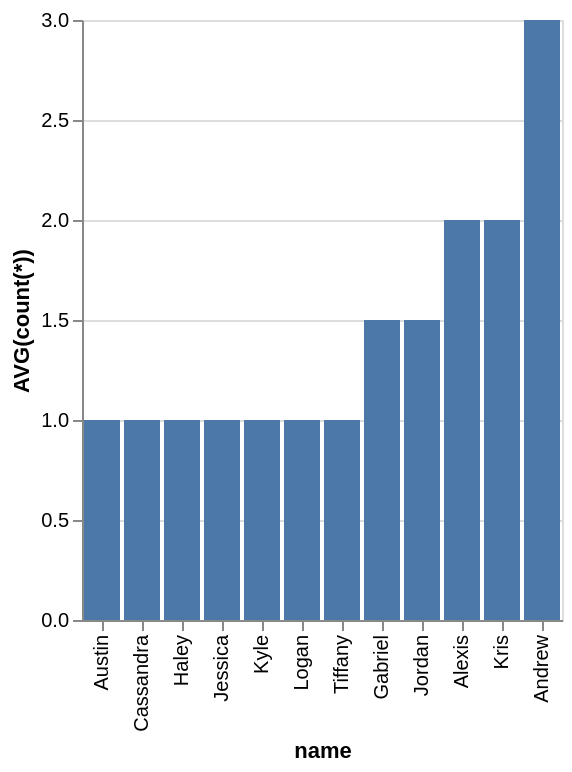

Write a Vega-Lite specification for this figure.
### Vega-Lite specification from a JSON file in a GitHub repository (floating-point values rounded to 4 significant figures)
{"data": {"values": [{"x_data": "Alexis", "y_data": 2}, {"x_data": "Andrew", "y_data": 3}, {"x_data": "Austin", "y_data": 1}, {"x_data": "Cassandra", "y_data": 1}, {"x_data": "Gabriel", "y_data": 1.5}, {"x_data": "Haley", "y_data": 1}, {"x_data": "Jessica", "y_data": 1}, {"x_data": "Jordan", "y_data": 1.5}, {"x_data": "Kris", "y_data": 2}, {"x_data": "Kyle", "y_data": 1}, {"x_data": "Logan", "y_data": 1}, {"x_data": "Tiffany", "y_data": 1}]}, "mark": "bar", "encoding": {"x": {"field": "x_data", "type": "nominal", "title": "name", "sort": {"op": "sum", "field": "y_data", "order": "ascending"}}, "y": {"field": "y_data", "type": "quantitative", "title": "AVG(count(*))"}}}
